Frame 1 (no input): blank canvas, image omitted
Frame 60 (no input): blank canvas, image omitted
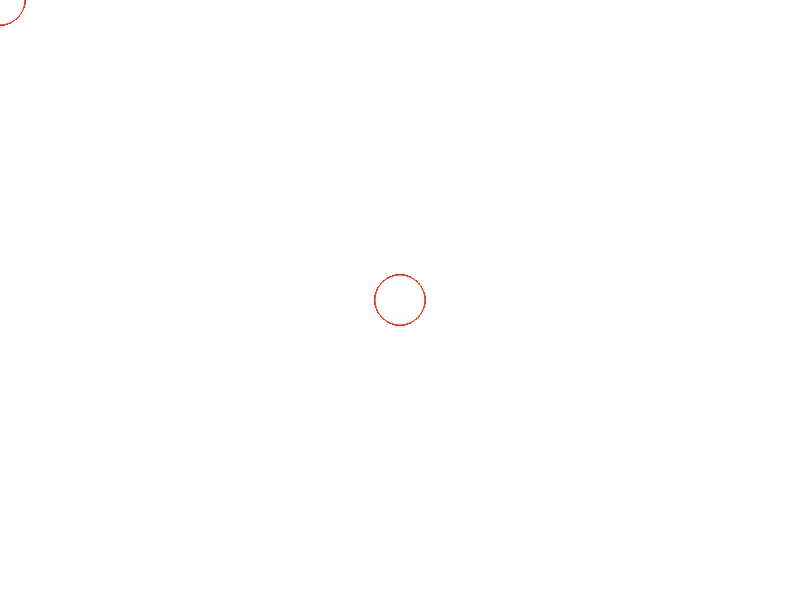
Frame 120 (the mouse pressed at the canvas centre since frame 60)

The p5.js sketch whose frames 1 and 60 were blank and that drew this single picture after the mouse press (run headless with seeded random() and noise() and a simulated clock; from frame 60 on, the mouse is pressed at the canvas centre):

// p5.js sketch
// ── sketch.js
function setup() {
createCanvas(800,600);
}

function draw() {

stroke(225,50,27);
ellipse(mouseX,mouseY,50,50)



}
